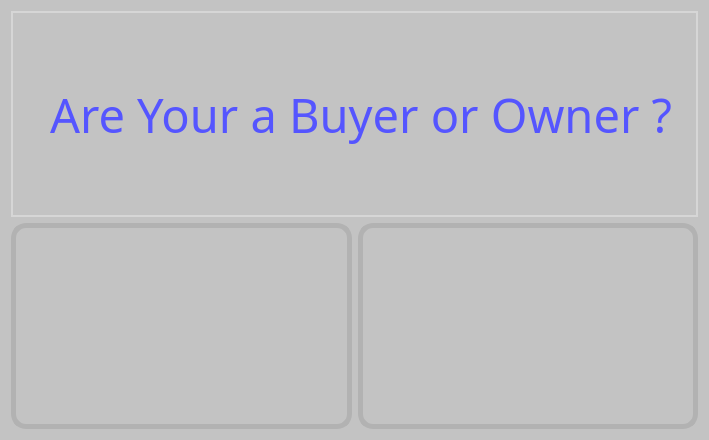
<?xml version="1.0" encoding="UTF-8"?>
<ui version="4.0">
 <class>MainWin</class>
 <widget class="QDialog" name="MainWin">
  <property name="geometry">
   <rect>
    <x>0</x>
    <y>0</y>
    <width>619</width>
    <height>440</height>
   </rect>
  </property>
  <property name="windowTitle">
   <string>Dialog</string>
  </property>
  <property name="styleSheet">
   <string notr="true">*{
	background-color: #c3c3c3;
}
QPushButton{
	border : 5px solid #b2b2b2;
	border-radius: 15px;
}

QPushButton::hover{
	background-color: green;
}

QPushButton::clicked{
	background-color: rgb(255, 255, 0);	
}

QLabel{
	font: 75 35pt &quot;Yrsa&quot;;
	color : rgb(85, 85, 255);
	border: 2px solid #d6d6d6;
	padding:10px;
	padding-left: 25px;
}</string>
  </property>
  <layout class="QVBoxLayout" name="verticalLayout_2">
   <item>
    <layout class="QVBoxLayout" name="verticalLayout">
     <item>
      <widget class="QLabel" name="label">
       <property name="font">
        <font>
         <family>Yrsa</family>
         <pointsize>35</pointsize>
         <weight>9</weight>
         <italic>false</italic>
         <bold>false</bold>
        </font>
       </property>
       <property name="text">
        <string>Are Your a Buyer or Owner ?</string>
       </property>
      </widget>
     </item>
     <item>
      <layout class="QHBoxLayout" name="horizontalLayout">
       <item>
        <widget class="QPushButton" name="userBtn">
         <property name="sizePolicy">
          <sizepolicy hsizetype="Minimum" vsizetype="Preferred">
           <horstretch>0</horstretch>
           <verstretch>0</verstretch>
          </sizepolicy>
         </property>
         <property name="text">
          <string/>
         </property>
         <property name="icon">
          <iconset resource="resource.qrc">
           <normaloff>:/Icons/user.png</normaloff>:/Icons/user.png</iconset>
         </property>
         <property name="iconSize">
          <size>
           <width>230</width>
           <height>230</height>
          </size>
         </property>
         <property name="flat">
          <bool>true</bool>
         </property>
        </widget>
       </item>
       <item>
        <widget class="QPushButton" name="MasterBtn">
         <property name="sizePolicy">
          <sizepolicy hsizetype="Minimum" vsizetype="Preferred">
           <horstretch>0</horstretch>
           <verstretch>0</verstretch>
          </sizepolicy>
         </property>
         <property name="text">
          <string/>
         </property>
         <property name="icon">
          <iconset resource="resource.qrc">
           <normaloff>:/Icons/shop.png</normaloff>:/Icons/shop.png</iconset>
         </property>
         <property name="iconSize">
          <size>
           <width>230</width>
           <height>230</height>
          </size>
         </property>
         <property name="flat">
          <bool>true</bool>
         </property>
        </widget>
       </item>
      </layout>
     </item>
    </layout>
   </item>
  </layout>
 </widget>
 <resources>
  <include location="resource.qrc"/>
 </resources>
 <connections/>
</ui>
